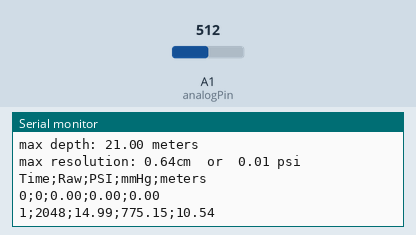
Simulated run of this sketch. Board: Arduino Due. Parts: the last lines printed to the serial monitor. The inputs (shaded band) are chosen by the test bench; at power-on: A1 (analogPin) = 512 (analog values on the 0–1023 scale).

Above: at 13.2 s.
13.3 s: A1 (analogPin) set to 716
At 14.6 s:
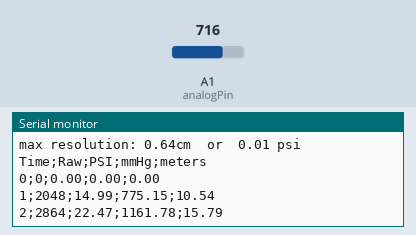
14.8 s: A1 (analogPin) set to 900
At 15.4 s:
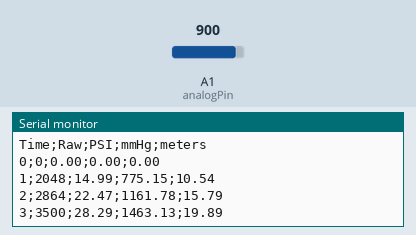
Timing chart, 0 to 17.8 s (numbered marks = the images above; inputs shaded):
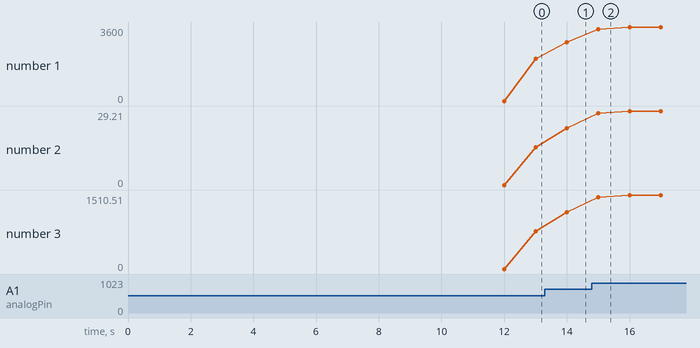

The sketch:

biosensor_csv.ino
```cpp
short pressZero = 412;        //put the highest raw reading you see here at atmospheric pressure
short pressMax = 30;         //reduce pressure rating by %66 if 3.3v logic but still use 5v input
float resolution = 3686.4; //921.6;      //3686.4 for Due/Zero and add analogReadResolution(12) to void setup
byte analogPin = A1;           //transducer pin number
boolean autoCalibrate = false; //will automatically select highest raw reading in 10sec period

// https://forum.arduino.cc/t/pressure-transducer-code/362754/36
///////////////////////////////////////////////////////////////////////////////////////////////////////
byte pressStep;
short rawRead[201];
unsigned long timer;
byte calibrate;
boolean autoCalibrateComplete = false;
short pressZeroTemp;
String buf;
int counter = 0;

void setup()
{
  delay(6000);
  buf.reserve(40);
  Serial.begin(9600);
  transProp();
  analogReadResolution(12);
  Serial.println("Time;Raw;PSI;mmHg;meters");
  delay(6000);

}

void loop()
{
  if (millis() - timer >= 1000)
  {
    float pressPsi;
    unsigned long rawTemp = 0;
    short raw;
    for (byte x = 0; x < 200; x++) rawTemp += rawRead[x];
    raw = rawTemp / 200;
    unsigned short calc1 = raw - pressZero;
    unsigned long calc2 = calc1 * pressMax;
    float calc3 = resolution - float(pressZero);
    if (raw <= pressZero) pressPsi = 0.0;
    else pressPsi = float(calc2) / float(calc3);
    float pressMmhg = pressPsi * 51.7149;
    float pressMeter = pressPsi * .7030695782; // psi to meters of water head
    buf = F("");
    buf += counter;
    buf += F(";");
    buf += raw;
    buf += F(";");
    buf += pressPsi;
    buf += F(";");
    buf += pressMmhg;
    buf += F(";");
    buf += pressMeter;
    Serial.println(buf);
    counter++;
    if (autoCalibrate == true && calibrate >= 10)
    {
      if (autoCalibrateComplete == false)
      {
        pressZero = pressZeroTemp;
        buf = F("\n\nsensor re-calibrated to : ");
        buf += pressZero;
        buf += F(" (raw)\n");
        Serial.println(buf);
        transProp();
        delay(6000);
        autoCalibrateComplete = true;
      }
    }
    else
    {
      if (raw > pressZeroTemp) pressZeroTemp = raw;
      calibrate++;
    }
    timer = millis();
  }
  if (pressStep < 200) pressStep++;
  else pressStep = 0;
  rawRead[pressStep] = analogRead(analogPin);
}

void transProp() {
  buf = (F("max depth: "));
  float tDepth = pressMax;
  buf += (round(tDepth * .7030695782));
  buf += (F(" meters\n"));
  buf += (F("max resolution: "));
  float tRes = (tDepth / (resolution - float(pressZero)));
  buf += (tRes * 70.30695782);
  buf += (F("cm  or  "));
  buf += (tRes);
  buf += (F(" psi\n\n"));
  Serial.println(buf);
}
```

Measured:
- after the input at 13.3 s, the serial monitor: prints a new line after 0.70 s (image 1)
- after the input at 14.8 s, the serial monitor: prints a new line after 0.20 s (image 2)
- plotted number 1: 2048 → 2864 after the input at 13.3 s, 2864 → 3600 after the input at 14.8 s
- plotted number 2: 14.99 → 22.47 after the input at 13.3 s, 22.47 → 29.21 after the input at 14.8 s
- plotted number 3: 775.15 → 1161.78 after the input at 13.3 s, 1161.78 → 1510.51 after the input at 14.8 s
